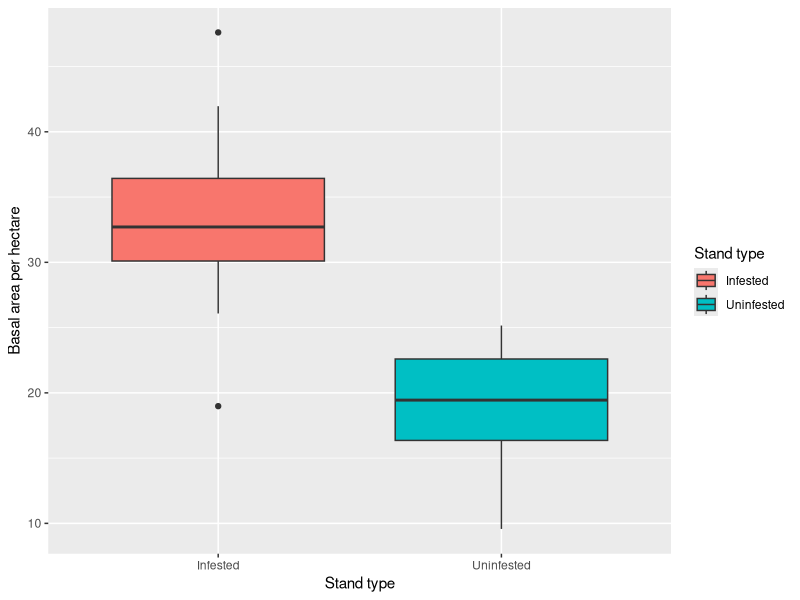

Source code (R):
## ---- chunk 1
library(ggplot2)
## ---- chunk 2
# Creating data

inf <- rnorm(n = 20, mean = 35, sd = 5) # basal areas of infested stands
uninf <- rnorm(n = 20, mean = 20, sd = 5) # basal areas of uninfested stands
data <- c(inf, uninf) # combining uninfested and infested data

# Setting up data frame

n <- c(20, 20) # number of infested and uninfested stands
type <- c("Inf", "Unif") # specifying type (infested or uninfested)

df <- data.frame(rep(type, n),data)
names(df) <- list("Type", "BasalArea")
head(df)

## ---- chunk 3
# ANOVA model
ano_model <- aov(df$`BasalArea`~ df$Type, data = df)

summary(ano_model)

z <- summary(ano_model)
str(z)

ano_sum <- unlist(z)[9]
print(ano_sum)

# Graphing data- box plot

ano_plot <- ggplot(data = df,
                   aes(x = df$Type,
                       y = df$BasalArea,
                       fill = df$Type)) +
  geom_boxplot() + 
  labs(y= "Basal area per hectare", x = "Stand type") +
  scale_fill_discrete(name = "Stand type", labels = c("Infested", "Uninfested"))+
  scale_x_discrete(labels=c("Infested", "Uninfested"))

print(ano_plot)

## ---- chunk 4
# Re-generate random data

inf <- rnorm(n = 20, mean = 35, sd = 5) # basal areas of infested stands
uninf <- rnorm(n = 20, mean = 20, sd = 5) # basal areas of uninfested stands
data <- c(inf, uninf) # combining uninfested and infested data
df <- data.frame(rep(type, n),data)
names(df) <- list("Type", "BasalArea")

# Run model on new data

ano_model <- aov(df$BasalArea~ df$Type, data = df)

z <- summary(ano_model)

ano_sum <- unlist(z)[9]
print(ano_sum)
## ---- chunk 5
# Adjusting means
inf <- rnorm(n = 20, mean = 35, sd = 5) # basal areas of infested stands
uninf <- rnorm(n = 20, mean = 32, sd = 5) # basal areas of uninfested stands
data <- c(inf, uninf) # combining uninfested and infested data
df <- data.frame(rep(type, n),data)
names(df) <- list("Type", "BasalArea")

# Run model on new data

ano_model <- aov(df$BasalArea~ df$Type, data = df)

z <- summary(ano_model)

ano_sum <- unlist(z)[9]
print(ano_sum)
## ---- chunk 6
# Adjusting sample sizes
n <- c(2, 2) # number of infested and uninfested stands

inf <- rnorm(n = n[1], mean = 35, sd = 5) # basal areas of infested stands
uninf <- rnorm(n = n[2], mean = 25, sd = 5) # basal areas of uninfested stands
data <- c(inf, uninf) # combining uninfested and infested data


type <- c("Inf", "Unif") # specifying type (infested or uninfested)

df <- data.frame(rep(type, n),data)
names(df) <- list("Type", "BasalArea")


# Run model on new data

ano_model <- aov(df$BasalArea~ df$Type, data = df)

z <- summary(ano_model)

ano_sum <- unlist(z)[9]
print(ano_sum)
